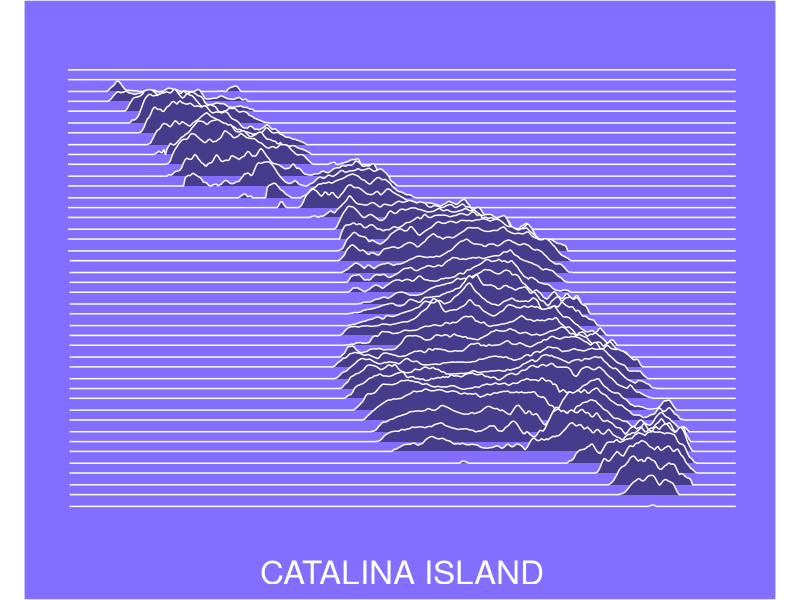
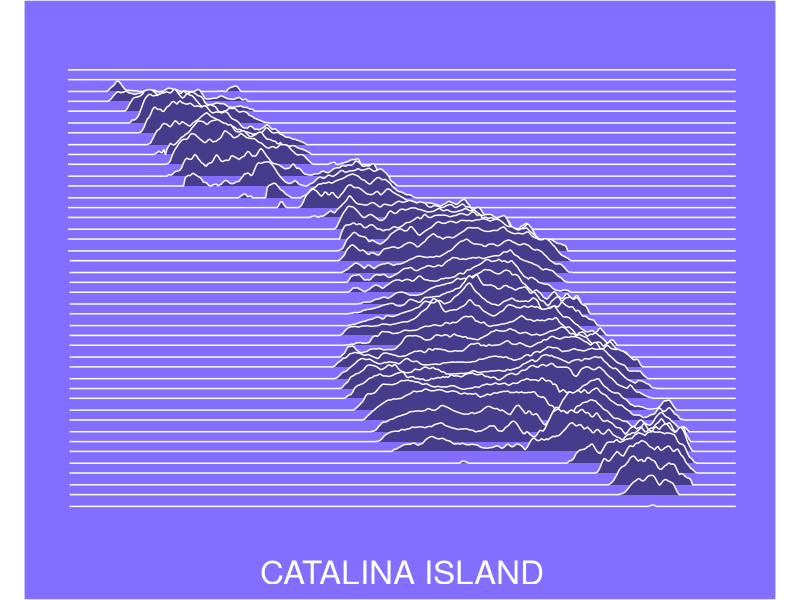

These figures' R source, in order: (Note: this script raises an error after producing the figures.)
# Coastline example

library(ggplot2)
library(ggridges)
library(mapproj)

setwd("~/TransectFolder")

Catalina <- read.csv(file="Catalina_transects.csv", header=TRUE, sep=",")

names(Catalina)[1] <- "Elev"
names(Catalina)[2] <- "Lon"
names(Catalina)[3] <- "Lat"

Catalina_Water <- ggplot(Catalina, aes(x = Lon, y = Lat, group = Lat, height = Elev)) + 
  geom_density_ridges(stat = "identity", scale = 4, fill="slateblue4", color = "white", size = .75) +
  scale_x_continuous(name = "CATALINA ISLAND")  +
  ylim(33.29, 33.5) +
  theme(panel.grid.major = element_blank(), panel.grid.minor = element_blank(),
        panel.background = element_rect(fill = "slateblue1"), axis.line = element_blank(),
        axis.text.x=element_blank(),
        plot.background = element_rect(fill = "slateblue1"),
        axis.ticks.x=element_blank(),
        axis.title.y=element_blank(),
        axis.text.y=element_blank(),
        axis.ticks.y=element_blank(),
        axis.title.x = element_text(colour = 'white', size = 24)) + 
  coord_map()  
Catalina_Water
ggsave("Catalina_Water.png")

Catalina_NoWater <- Catalina

Catalina_NoWater$Elev[Catalina_NoWater$Elev <= 0] <- NA

Catalina_NoWater <- ggplot(Catalina_coastline, aes(x = Lon, y = Lat, group = Lat, height = Elev)) + 
  geom_density_ridges(stat = "identity", scale = 4, fill="slateblue4", color = "white") +
  scale_x_continuous(name = "CATALINA ISLAND")  +
  ylim(33.29, 33.5) +
  theme(panel.grid.major = element_blank(), panel.grid.minor = element_blank(),
        panel.background = element_rect(fill = "slateblue1"), axis.line = element_blank(),
        axis.text.x=element_blank(),
        plot.background = element_rect(fill = "slateblue1"),
        axis.ticks.x=element_blank(),
        axis.title.y=element_blank(),
        axis.text.y=element_blank(),
        axis.ticks.y=element_blank(),
        axis.title.x = element_text(colour = 'white', size = 24)) + 
  coord_map()
Catalina_NoWater
ggsave("Catalina_NoWater.png")
